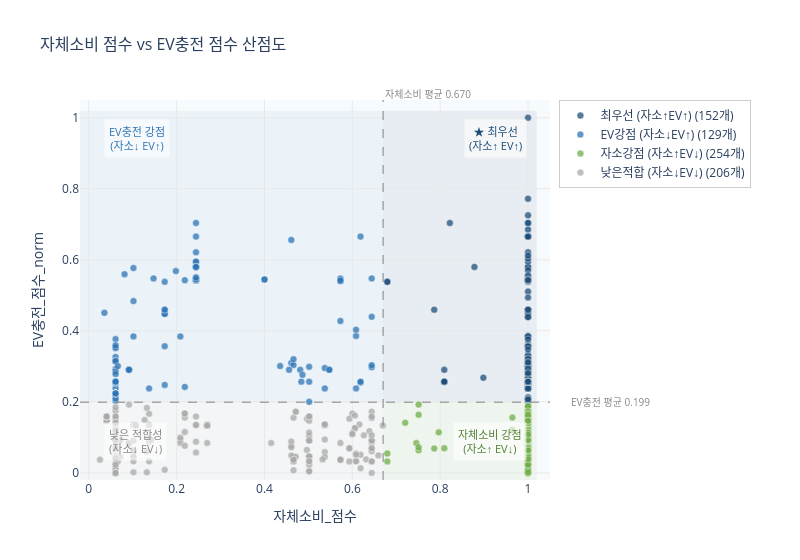

This figure's notebook cell:
### Markdown cell above
#### 4분면 기준선 설정 — 평균 채택

4분면 구분 기준으로 중앙값을 먼저 시도하였으나,
자체소비_점수의 중앙값이 1.0으로 확인되어 기준선으로 사용할 수 없었다.

**원인**: 24시간 노외 주차장(382개, 51.6%)이 자체소비_점수 1.0으로 수렴하여
중앙값이 1.0으로 형성됨 → 중앙값 기준 시 대부분의 주차장이 '자소↓'로 분류되는 왜곡 발생

**→ 평균을 기준선으로 채택**
- 자체소비_점수 평균: 0.670
- EV충전_점수_norm 평균: 0.199
- 평균 기준은 분포의 쏠림에 상대적으로 덜 민감하며,
  "평균 이상 / 이하"로 직관적으로 해석 가능

### Code cell
import plotly.graph_objects as go

mid_x = df_result['자체소비_점수'].mean()
mid_y = df_result['EV충전_점수_norm'].mean()

fig2_1 = go.Figure()

# ── 4분면 배경색 ──────────────────────────────────────
quad_colors = [
    dict(x0=mid_x, x1=1.02, y0=mid_y, y1=1.02, color='rgba(31,78,121,0.08)'),   # 최우선 (우상)
    dict(x0=-0.02, x1=mid_x, y0=mid_y, y1=1.02, color='rgba(46,117,182,0.06)'),  # EV강점 (좌상)
    dict(x0=mid_x, x1=1.02, y0=-0.02, y1=mid_y, color='rgba(112,173,71,0.08)'),  # 자소강점 (우하)
    dict(x0=-0.02, x1=mid_x, y0=-0.02, y1=mid_y, color='rgba(180,180,180,0.08)'),# 낮은적합 (좌하)
]
for q in quad_colors:
    fig2_1.add_shape(type='rect',
        x0=q['x0'], x1=q['x1'], y0=q['y0'], y1=q['y1'],
        fillcolor=q['color'], line=dict(width=0), layer='below'
    )

# ── 분면별 산점도 ─────────────────────────────────────
color_map = {
    '최우선 (자소↑EV↑)':   '#1F4E79',
    'EV강점 (자소↓EV↑)':   '#2E75B6',
    '자소강점 (자소↑EV↓)':  '#70AD47',
    '낮은적합 (자소↓EV↓)':  '#AAAAAA',
}

for 분면, color in color_map.items():
    subset = df_result[df_result['분면'] == 분면]
    fig2_1.add_trace(go.Scatter(
        x=subset['자체소비_점수'],
        y=subset['EV충전_점수_norm'],
        mode='markers',
        name=f"{분면} ({len(subset)}개)",
        marker=dict(size=7, color=color, opacity=0.75,
                    line=dict(width=0.5, color='white')),
        text=(subset['pklt_nm'] + '<br>' +
              '자체소비: ' + subset['자체소비_점수'].round(3).astype(str) + '<br>' +
              'EV충전: '  + subset['EV충전_점수_norm'].round(3).astype(str) + '<br>' +
              '축3 점수: ' + subset['축3_자가소비적합성'].round(3).astype(str)),
        hovertemplate='%{text}<extra></extra>'
    ))

# ── 기준선 ────────────────────────────────────────────
fig2_1.add_vline(x=mid_x, line_dash='dash', line_color='#888888', line_width=1.5,
              opacity=0.7)
fig2_1.add_hline(y=mid_y, line_dash='dash', line_color='#888888', line_width=1.5,
              opacity=0.7)

# ── 4분면 레이블 ──────────────────────────────────────
labels = [
    dict(x=0.95, y=0.95, text='★ 최우선<br>(자소↑ EV↑)', color='#1F4E79', xa='right', ya='top'),
    dict(x=0.05, y=0.95, text='EV충전 강점<br>(자소↓ EV↑)', color='#2E75B6', xa='left', ya='top'),
    dict(x=0.95, y=0.05, text='자체소비 강점<br>(자소↑ EV↓)', color='#538135', xa='right', ya='bottom'),
    dict(x=0.05, y=0.05, text='낮은 적합성<br>(자소↓ EV↓)', color='#888888', xa='left', ya='bottom'),
]
for lb in labels:
    fig2_1.add_annotation(
        xref='paper', yref='paper',
        x=lb['x'], y=lb['y'],
        text=lb['text'],
        showarrow=False,
        font=dict(size=11, color=lb['color']),
        xanchor=lb['xa'], yanchor=lb['ya'],
        bgcolor='rgba(255,255,255,0.6)',
        borderpad=4
    )

# ── 평균 기준선 레이블 ────────────────────────────────
fig2_1.add_annotation(
    x=mid_x, y=1.04, xref='x', yref='paper',
    text=f"자체소비 평균 {mid_x:.3f}",
    showarrow=False, font=dict(size=10, color='#888888'), xanchor='left'
)
fig2_1.add_annotation(
    x=1.04, y=mid_y, xref='paper', yref='y',
    text=f"EV충전 평균 {mid_y:.3f}",
    showarrow=False, font=dict(size=10, color='#888888'), xanchor='left'
)

fig2_1.update_layout(
    title=dict(text='자체소비 점수 vs EV충전 점수 산점도', font=dict(size=16)),
    xaxis=dict(title='자체소비_점수', range=[-0.02, 1.05],
               showgrid=True, gridcolor='#E8E8E8', zeroline=False),
    yaxis=dict(title='EV충전_점수_norm', range=[-0.02, 1.05],
               showgrid=True, gridcolor='#E8E8E8', zeroline=False),
    legend=dict(
    x=1.02,
    y=1.0,
    xanchor='left',
    yanchor='top',
    bgcolor='rgba(255,255,255,0.85)',
    bordercolor='#CCCCCC',
    borderwidth=1
),
    plot_bgcolor='#F8FBFD',
    paper_bgcolor='white',
    height=560,
    width=800,
    margin=dict(r=250)
)

fig2_1.show()
fig2_1.write_html(
    r'C:\Users\seonu\Documents\axis3-self-consumption\canopy\output\figures\자체소비_vs_EV충전_산점도_평균기준.html'
)

### Figure 1 — Plotly figure (JSON) as saved in the notebook; plotly's stock layout.template omitted (floating-point values rounded to 4 significant figures; data arrays with more than 128 entries replaced by an {"elided": "..."} marker saying what was removed)
{"data": [{"hovertemplate": "%{text}<extra></extra>", "marker": {"color": "#1F4E79", "line": {"color": "white", "width": 0.5}, "opacity": 0.75, "size": 7}, "mode": "markers", "name": "최우선 (자소↑EV↑) (152개)", "text": {"elided": "152 str values"}, "type": "scatter", "x": {"elided": "152 float values"}, "y": {"elided": "152 float values"}}, {"hovertemplate": "%{text}<extra></extra>", "marker": {"color": "#2E75B6", "line": {"color": "white", "width": 0.5}, "opacity": 0.75, "size": 7}, "mode": "markers", "name": "EV강점 (자소↓EV↑) (129개)", "text": {"elided": "129 str values"}, "type": "scatter", "x": {"elided": "129 float values"}, "y": {"elided": "129 float values"}}, {"hovertemplate": "%{text}<extra></extra>", "marker": {"color": "#70AD47", "line": {"color": "white", "width": 0.5}, "opacity": 0.75, "size": 7}, "mode": "markers", "name": "자소강점 (자소↑EV↓) (254개)", "text": {"elided": "254 str values"}, "type": "scatter", "x": {"elided": "254 float values"}, "y": {"elided": "254 float values"}}, {"hovertemplate": "%{text}<extra></extra>", "marker": {"color": "#AAAAAA", "line": {"color": "white", "width": 0.5}, "opacity": 0.75, "size": 7}, "mode": "markers", "name": "낮은적합 (자소↓EV↓) (206개)", "text": {"elided": "206 str values"}, "type": "scatter", "x": {"elided": "206 float values"}, "y": {"elided": "206 float values"}}], "layout": {"annotations": [{"bgcolor": "rgba(255,255,255,0.6)", "borderpad": 4, "font": {"color": "#1F4E79", "size": 11}, "showarrow": false, "text": "★ 최우선<br>(자소↑ EV↑)", "x": 0.95, "xanchor": "right", "xref": "paper", "y": 0.95, "yanchor": "top", "yref": "paper"}, {"bgcolor": "rgba(255,255,255,0.6)", "borderpad": 4, "font": {"color": "#2E75B6", "size": 11}, "showarrow": false, "text": "EV충전 강점<br>(자소↓ EV↑)", "x": 0.05, "xanchor": "left", "xref": "paper", "y": 0.95, "yanchor": "top", "yref": "paper"}, {"bgcolor": "rgba(255,255,255,0.6)", "borderpad": 4, "font": {"color": "#538135", "size": 11}, "showarrow": false, "text": "자체소비 강점<br>(자소↑ EV↓)", "x": 0.95, "xanchor": "right", "xref": "paper", "y": 0.05, "yanchor": "bottom", "yref": "paper"}, {"bgcolor": "rgba(255,255,255,0.6)", "borderpad": 4, "font": {"color": "#888888", "size": 11}, "showarrow": false, "text": "낮은 적합성<br>(자소↓ EV↓)", "x": 0.05, "xanchor": "left", "xref": "paper", "y": 0.05, "yanchor": "bottom", "yref": "paper"}, {"font": {"color": "#888888", "size": 10}, "showarrow": false, "text": "자체소비 평균 0.670", "x": 0.6701, "xanchor": "left", "xref": "x", "y": 1.04, "yref": "paper"}, {"font": {"color": "#888888", "size": 10}, "showarrow": false, "text": "EV충전 평균 0.199", "x": 1.04, "xanchor": "left", "xref": "paper", "y": 0.1991, "yref": "y"}], "height": 560, "legend": {"bgcolor": "rgba(255,255,255,0.85)", "bordercolor": "#CCCCCC", "borderwidth": 1, "x": 1.02, "xanchor": "left", "y": 1, "yanchor": "top"}, "margin": {"r": 250}, "paper_bgcolor": "white", "plot_bgcolor": "#F8FBFD", "shapes": [{"fillcolor": "rgba(31,78,121,0.08)", "layer": "below", "line": {"width": 0}, "type": "rect", "x0": 0.6701, "x1": 1.02, "y0": 0.1991, "y1": 1.02}, {"fillcolor": "rgba(46,117,182,0.06)", "layer": "below", "line": {"width": 0}, "type": "rect", "x0": -0.02, "x1": 0.6701, "y0": 0.1991, "y1": 1.02}, {"fillcolor": "rgba(112,173,71,0.08)", "layer": "below", "line": {"width": 0}, "type": "rect", "x0": 0.6701, "x1": 1.02, "y0": -0.02, "y1": 0.1991}, {"fillcolor": "rgba(180,180,180,0.08)", "layer": "below", "line": {"width": 0}, "type": "rect", "x0": -0.02, "x1": 0.6701, "y0": -0.02, "y1": 0.1991}, {"line": {"color": "#888888", "dash": "dash", "width": 1.5}, "opacity": 0.7, "type": "line", "x0": 0.6701, "x1": 0.6701, "xref": "x", "y0": 0, "y1": 1, "yref": "y domain"}, {"line": {"color": "#888888", "dash": "dash", "width": 1.5}, "opacity": 0.7, "type": "line", "x0": 0, "x1": 1, "xref": "x domain", "y0": 0.1991, "y1": 0.1991, "yref": "y"}], "title": {"font": {"size": 16}, "text": "자체소비 점수 vs EV충전 점수 산점도"}, "width": 800, "xaxis": {"gridcolor": "#E8E8E8", "range": [-0.02, 1.05], "showgrid": true, "title": {"text": "자체소비_점수"}, "zeroline": false}, "yaxis": {"gridcolor": "#E8E8E8", "range": [-0.02, 1.05], "showgrid": true, "title": {"text": "EV충전_점수_norm"}, "zeroline": false}}}
